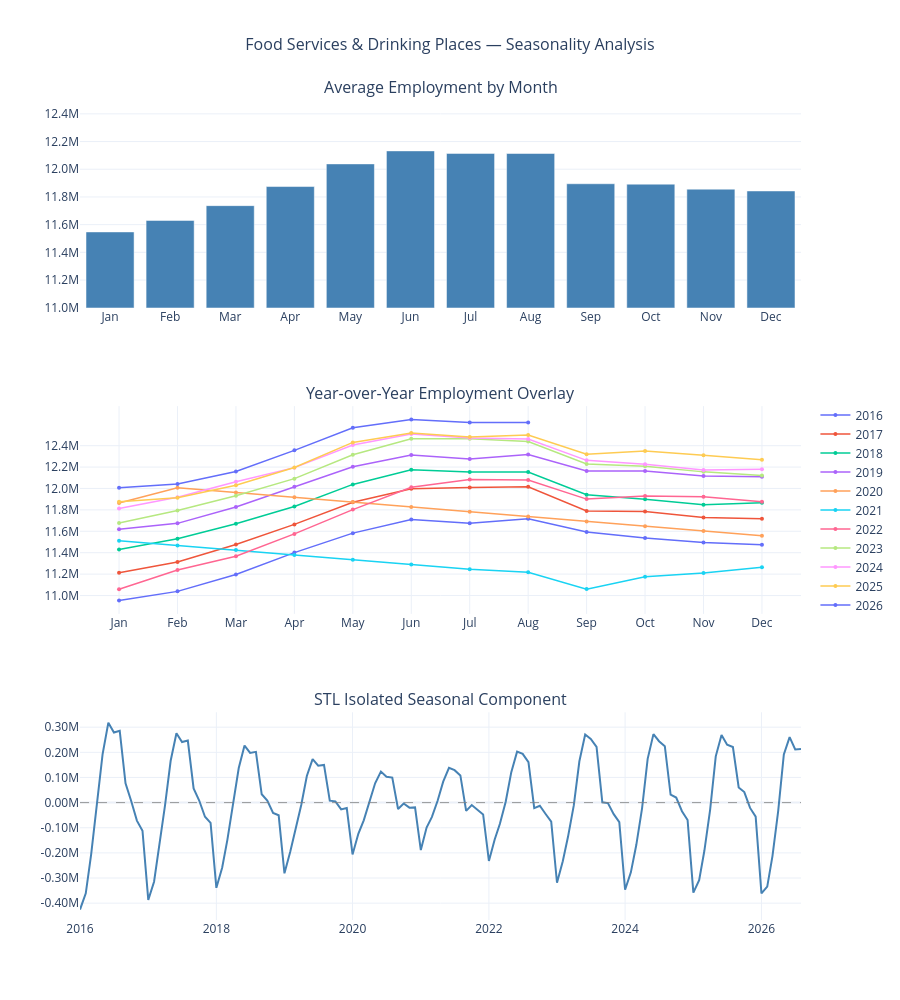

Here is the notebook cell this chart was saved with:
### Markdown cell above
## COVID-19 Interpolation

The pandemic created an extended external shock rather than a change driven by the underlying trend or normal seasonality in the data. Leaving those observations in place could allow the disruption to strongly influence estimates of both trend and seasonality.

To limit that influence, employment values from March 2020 through June 2021 were replaced using linear interpolation based on time. Rather than modeling the collapse and recovery directly, this approach imposes a smooth path between the observations immediately before and after the selected period. The interpolated values represent a hypothetical series without the recorded pandemic disruption and should not be interpreted as estimates of actual employment during those months.

The original series is shown alongside the interpolated series above for transparency, and all subsequent analysis is based on the interpolated data.

### Code cell
# =============================================================================
# Section 3: Seasonality Analysis
# =============================================================================

df_interp['month'] = df_interp.index.month
df_interp['year'] = df_interp.index.year
month_labels = ['Jan','Feb','Mar','Apr','May','Jun',
                'Jul','Aug','Sep','Oct','Nov','Dec']

# STL fit
stl = STL(df_interp['employed'], period=12)
stl_fit = stl.fit()
df_interp['seasonal'] = stl_fit.seasonal

monthly_avg = df_interp.groupby('month')['employed'].mean().reset_index()

fig = make_subplots(
    rows=3, cols=1,
    subplot_titles=('Average Employment by Month',
                    'Year-over-Year Employment Overlay',
                    'STL Isolated Seasonal Component'),
    vertical_spacing=0.12
)

# --- Plot 1: Subseries ---
fig.add_trace(go.Bar(
    x=month_labels,
    y=monthly_avg['employed'],
    marker_color='steelblue',
    name='Monthly Average',
    showlegend=False,
    hovertemplate='%{x}: %{customdata}<extra></extra>',
    customdata=[f'{v/1_000_000:.2f}M' for v in monthly_avg['employed']]
), row=1, col=1)

fig.update_yaxes(
    range=[11_000_000, 12_500_000],
    tickvals=list(range(11_000_000, 12_600_000, 200_000)),
    ticktext=[f'{v/1_000_000:.1f}M' for v in range(11_000_000, 12_600_000, 200_000)],
    row=1, col=1
)

# --- Plot 2: Year-over-Year ---
colors = px.colors.qualitative.Plotly
for i, (year, group) in enumerate(df_interp.groupby('year')):
    group = group.sort_values('month')
    fig.add_trace(go.Scatter(
        x=month_labels[:len(group)],
        y=group['employed'],
        mode='lines+markers',
        name=str(year),
        line=dict(color=colors[i % len(colors)], width=1.5),
        marker=dict(size=4),
        hovertemplate=f'{year} %{{x}}: %{{customdata}}<extra></extra>',
        customdata=[f'{v/1_000_000:.2f}M' for v in group['employed']]
    ), row=2, col=1)

fig.update_yaxes(
    tickvals=list(range(11_000_000, 12_600_000, 200_000)),
    ticktext=[f'{v/1_000_000:.1f}M' for v in range(11_000_000, 12_600_000, 200_000)],
    row=2, col=1
)

# --- Plot 3: STL Seasonal Component ---
fig.add_trace(go.Scatter(
    x=df_interp.index,
    y=df_interp['seasonal'],
    mode='lines',
    name='Seasonal Component',
    showlegend=False,
    line=dict(color='steelblue', width=2),
    hovertemplate='%{x|%b %Y}: %{customdata}<extra></extra>',
    customdata=[f'{v/1_000_000:.3f}M' for v in df_interp['seasonal']]
), row=3, col=1)

fig.add_hline(y=0, line_dash='dash', line_color='gray', line_width=0.8, row=3, col=1)

fig.update_yaxes(
    tickvals=list(range(-500_000, 400_000, 100_000)),
    ticktext=[f'{v/1_000_000:.2f}M' for v in range(-500_000, 400_000, 100_000)],
    row=3, col=1
)

fig.update_layout(
    title=dict(text='Food Services & Drinking Places — Seasonality Analysis',
               x=0.5, font=dict(size=16)),
    height=1000,
    template='plotly_white',
    hovermode='closest',
    showlegend=True,
    legend=dict(
        x=1.02,
        y=0.50,
        xanchor='left',
        yanchor='middle'
    )
)

fig.show()

### Figure 1 — Plotly figure (JSON) as saved in the notebook; plotly's stock layout.template omitted (floating-point values rounded to 4 significant figures)
{"data": [{"customdata": ["11.55M", "11.63M", "11.74M", "11.88M", "12.04M", "12.13M", "12.11M", "12.11M", "11.90M", "11.89M", "11.86M", "11.84M"], "hovertemplate": "%{x}: %{customdata}<extra></extra>", "marker": {"color": "steelblue"}, "name": "Monthly Average", "showlegend": false, "type": "bar", "x": ["Jan", "Feb", "Mar", "Apr", "May", "Jun", "Jul", "Aug", "Sep", "Oct", "Nov", "Dec"], "xaxis": "x", "y": [11550000.0, 11630000.0, 11740000.0, 11880000.0, 12040000.0, 12130000.0, 12110000.0, 12110000.0, 11900000.0, 11890000.0, 11860000.0, 11840000.0], "yaxis": "y"}, {"customdata": ["10.95M", "11.04M", "11.20M", "11.40M", "11.58M", "11.71M", "11.67M", "11.72M", "11.59M", "11.54M", "11.49M", "11.47M"], "hovertemplate": "2016 %{x}: %{customdata}<extra></extra>", "line": {"color": "#636EFA", "width": 1.5}, "marker": {"size": 4}, "mode": "lines+markers", "name": "2016", "type": "scatter", "x": ["Jan", "Feb", "Mar", "Apr", "May", "Jun", "Jul", "Aug", "Sep", "Oct", "Nov", "Dec"], "xaxis": "x2", "y": [10950000.0, 11040000.0, 11200000.0, 11400000.0, 11580000.0, 11710000.0, 11670000.0, 11720000.0, 11590000.0, 11540000.0, 11490000.0, 11470000.0], "yaxis": "y2"}, {"customdata": ["11.21M", "11.31M", "11.48M", "11.66M", "11.87M", "12.00M", "12.01M", "12.02M", "11.79M", "11.78M", "11.73M", "11.72M"], "hovertemplate": "2017 %{x}: %{customdata}<extra></extra>", "line": {"color": "#EF553B", "width": 1.5}, "marker": {"size": 4}, "mode": "lines+markers", "name": "2017", "type": "scatter", "x": ["Jan", "Feb", "Mar", "Apr", "May", "Jun", "Jul", "Aug", "Sep", "Oct", "Nov", "Dec"], "xaxis": "x2", "y": [11210000.0, 11310000.0, 11480000.0, 11660000.0, 11870000.0, 12000000.0, 12010000.0, 12020000.0, 11790000.0, 11780000.0, 11730000.0, 11720000.0], "yaxis": "y2"}, {"customdata": ["11.43M", "11.53M", "11.67M", "11.83M", "12.04M", "12.17M", "12.15M", "12.15M", "11.94M", "11.90M", "11.85M", "11.87M"], "hovertemplate": "2018 %{x}: %{customdata}<extra></extra>", "line": {"color": "#00CC96", "width": 1.5}, "marker": {"size": 4}, "mode": "lines+markers", "name": "2018", "type": "scatter", "x": ["Jan", "Feb", "Mar", "Apr", "May", "Jun", "Jul", "Aug", "Sep", "Oct", "Nov", "Dec"], "xaxis": "x2", "y": [11430000.0, 11530000.0, 11670000.0, 11830000.0, 12040000.0, 12170000.0, 12150000.0, 12150000.0, 11940000.0, 11900000.0, 11850000.0, 11870000.0], "yaxis": "y2"}, {"customdata": ["11.62M", "11.67M", "11.83M", "12.02M", "12.20M", "12.31M", "12.28M", "12.32M", "12.16M", "12.16M", "12.12M", "12.11M"], "hovertemplate": "2019 %{x}: %{customdata}<extra></extra>", "line": {"color": "#AB63FA", "width": 1.5}, "marker": {"size": 4}, "mode": "lines+markers", "name": "2019", "type": "scatter", "x": ["Jan", "Feb", "Mar", "Apr", "May", "Jun", "Jul", "Aug", "Sep", "Oct", "Nov", "Dec"], "xaxis": "x2", "y": [11620000.0, 11670000.0, 11830000.0, 12020000.0, 12200000.0, 12310000.0, 12280000.0, 12320000.0, 12160000.0, 12160000.0, 12120000.0, 12110000.0], "yaxis": "y2"}, {"customdata": ["11.86M", "12.01M", "11.96M", "11.92M", "11.87M", "11.83M", "11.78M", "11.74M", "11.69M", "11.65M", "11.60M", "11.56M"], "hovertemplate": "2020 %{x}: %{customdata}<extra></extra>", "line": {"color": "#FFA15A", "width": 1.5}, "marker": {"size": 4}, "mode": "lines+markers", "name": "2020", "type": "scatter", "x": ["Jan", "Feb", "Mar", "Apr", "May", "Jun", "Jul", "Aug", "Sep", "Oct", "Nov", "Dec"], "xaxis": "x2", "y": [11860000.0, 12010000.0, 11960000.0, 11920000.0, 11870000.0, 11830000.0, 11780000.0, 11740000.0, 11690000.0, 11650000.0, 11600000.0, 11560000.0], "yaxis": "y2"}, {"customdata": ["11.51M", "11.47M", "11.42M", "11.38M", "11.33M", "11.29M", "11.24M", "11.22M", "11.06M", "11.18M", "11.21M", "11.26M"], "hovertemplate": "2021 %{x}: %{customdata}<extra></extra>", "line": {"color": "#19D3F3", "width": 1.5}, "marker": {"size": 4}, "mode": "lines+markers", "name": "2021", "type": "scatter", "x": ["Jan", "Feb", "Mar", "Apr", "May", "Jun", "Jul", "Aug", "Sep", "Oct", "Nov", "Dec"], "xaxis": "x2", "y": [11510000.0, 11470000.0, 11420000.0, 11380000.0, 11330000.0, 11290000.0, 11240000.0, 11220000.0, 11060000.0, 11180000.0, 11210000.0, 11260000.0], "yaxis": "y2"}, {"customdata": ["11.06M", "11.24M", "11.37M", "11.58M", "11.80M", "12.01M", "12.08M", "12.08M", "11.90M", "11.93M", "11.92M", "11.88M"], "hovertemplate": "2022 %{x}: %{customdata}<extra></extra>", "line": {"color": "#FF6692", "width": 1.5}, "marker": {"size": 4}, "mode": "lines+markers", "name": "2022", "type": "scatter", "x": ["Jan", "Feb", "Mar", "Apr", "May", "Jun", "Jul", "Aug", "Sep", "Oct", "Nov", "Dec"], "xaxis": "x2", "y": [11060000.0, 11240000.0, 11370000.0, 11580000.0, 11800000.0, 12010000.0, 12080000.0, 12080000.0, 11900000.0, 11930000.0, 11920000.0, 11880000.0], "yaxis": "y2"}, {"customdata": ["11.68M", "11.79M", "11.93M", "12.09M", "12.31M", "12.46M", "12.46M", "12.44M", "12.23M", "12.21M", "12.16M", "12.12M"], "hovertemplate": "2023 %{x}: %{customdata}<extra></extra>", "line": {"color": "#B6E880", "width": 1.5}, "marker": {"size": 4}, "mode": "lines+markers", "name": "2023", "type": "scatter", "x": ["Jan", "Feb", "Mar", "Apr", "May", "Jun", "Jul", "Aug", "Sep", "Oct", "Nov", "Dec"], "xaxis": "x2", "y": [11680000.0, 11790000.0, 11930000.0, 12090000.0, 12310000.0, 12460000.0, 12460000.0, 12440000.0, 12230000.0, 12210000.0, 12160000.0, 12120000.0], "yaxis": "y2"}, {"customdata": ["11.81M", "11.92M", "12.06M", "12.19M", "12.41M", "12.51M", "12.47M", "12.46M", "12.26M", "12.23M", "12.17M", "12.18M"], "hovertemplate": "2024 %{x}: %{customdata}<extra></extra>", "line": {"color": "#FF97FF", "width": 1.5}, "marker": {"size": 4}, "mode": "lines+markers", "name": "2024", "type": "scatter", "x": ["Jan", "Feb", "Mar", "Apr", "May", "Jun", "Jul", "Aug", "Sep", "Oct", "Nov", "Dec"], "xaxis": "x2", "y": [11810000.0, 11920000.0, 12060000.0, 12190000.0, 12410000.0, 12510000.0, 12470000.0, 12460000.0, 12260000.0, 12230000.0, 12170000.0, 12180000.0], "yaxis": "y2"}, {"customdata": ["11.88M", "11.91M", "12.03M", "12.20M", "12.43M", "12.52M", "12.48M", "12.50M", "12.32M", "12.35M", "12.31M", "12.27M"], "hovertemplate": "2025 %{x}: %{customdata}<extra></extra>", "line": {"color": "#FECB52", "width": 1.5}, "marker": {"size": 4}, "mode": "lines+markers", "name": "2025", "type": "scatter", "x": ["Jan", "Feb", "Mar", "Apr", "May", "Jun", "Jul", "Aug", "Sep", "Oct", "Nov", "Dec"], "xaxis": "x2", "y": [11880000.0, 11910000.0, 12030000.0, 12200000.0, 12430000.0, 12520000.0, 12480000.0, 12500000.0, 12320000.0, 12350000.0, 12310000.0, 12270000.0], "yaxis": "y2"}, {"customdata": ["12.01M", "12.04M", "12.16M", "12.36M", "12.57M", "12.64M", "12.62M", "12.62M"], "hovertemplate": "2026 %{x}: %{customdata}<extra></extra>", "line": {"color": "#636EFA", "width": 1.5}, "marker": {"size": 4}, "mode": "lines+markers", "name": "2026", "type": "scatter", "x": ["Jan", "Feb", "Mar", "Apr", "May", "Jun", "Jul", "Aug"], "xaxis": "x2", "y": [12010000.0, 12040000.0, 12160000.0, 12360000.0, 12570000.0, 12640000.0, 12620000.0, 12620000.0], "yaxis": "y2"}, {"customdata": ["-0.426M", "-0.361M", "-0.205M", "-0.007M", "0.192M", "0.318M", "0.279M", "0.286M", "0.077M", "0.007M", "-0.072M", "-0.112M", "-0.387M", "-0.315M", "-0.179M", "-0.010M", "0.166M", "0.276M", "0.241M", "0.247M", "0.057M", "0.008M", "-0.056M", "-0.081M", "-0.339M", "-0.259M", "-0.148M", "-0.011M", "0.138M", "0.227M", "0.198M", "0.202M", "0.033M", "0.008M", "-0.041M", "-0.050M", "-0.281M", "-0.195M", "-0.111M", "-0.009M", "0.106M", "0.173M", "0.147M", "0.150M", "0.008M", "0.005M", "-0.027M", "-0.022M", "-0.206M", "-0.124M", "-0.071M", "0.000M", "0.077M", "0.123M", "0.103M", "0.099M", "-0.026M", "-0.003M", "-0.020M", "-0.019M", "-0.189M", "-0.099M", "-0.058M", "0.007M", "0.084M", "0.138M", "0.129M", "0.108M", "-0.033M", "-0.010M", "-0.028M", "-0.047M", "-0.232M", "-0.147M", "-0.084M", "0.004M", "0.121M", "0.203M", "0.194M", "0.161M", "-0.022M", "-0.013M", "-0.045M", "-0.076M", "-0.319M", "-0.233M", "-0.136M", "-0.011M", "0.164M", "0.271M", "0.253M", "0.222M", "0.001M", "-0.002M", "-0.046M", "-0.078M", "-0.347M", "-0.277M", "-0.169M", "-0.023M", "0.174M", "0.272M", "0.244M", "0.225M", "0.032M", "0.020M", "-0.034M", "-0.069M", "-0.358M", "-0.308M", "-0.192M", "-0.028M", "0.184M", "0.269M", "0.230M", "0.221M", "0.060M", "0.042M", "-0.021M", "-0.056M", "-0.361M", "-0.334M", "-0.213M", "-0.032M", "0.191M", "0.260M", "0.211M", "0.213M"], "hovertemplate": "%{x|%b %Y}: %{customdata}<extra></extra>", "line": {"color": "steelblue", "width": 2}, "mode": "lines", "name": "Seasonal Component", "showlegend": false, "type": "scatter", "x": ["2016-01-01T00:00:00.000000000", "2016-02-01T00:00:00.000000000", "2016-03-01T00:00:00.000000000", "2016-04-01T00:00:00.000000000", "2016-05-01T00:00:00.000000000", "2016-06-01T00:00:00.000000000", "2016-07-01T00:00:00.000000000", "2016-08-01T00:00:00.000000000", "2016-09-01T00:00:00.000000000", "2016-10-01T00:00:00.000000000", "2016-11-01T00:00:00.000000000", "2016-12-01T00:00:00.000000000", "2017-01-01T00:00:00.000000000", "2017-02-01T00:00:00.000000000", "2017-03-01T00:00:00.000000000", "2017-04-01T00:00:00.000000000", "2017-05-01T00:00:00.000000000", "2017-06-01T00:00:00.000000000", "2017-07-01T00:00:00.000000000", "2017-08-01T00:00:00.000000000", "2017-09-01T00:00:00.000000000", "2017-10-01T00:00:00.000000000", "2017-11-01T00:00:00.000000000", "2017-12-01T00:00:00.000000000", "2018-01-01T00:00:00.000000000", "2018-02-01T00:00:00.000000000", "2018-03-01T00:00:00.000000000", "2018-04-01T00:00:00.000000000", "2018-05-01T00:00:00.000000000", "2018-06-01T00:00:00.000000000", "2018-07-01T00:00:00.000000000", "2018-08-01T00:00:00.000000000", "2018-09-01T00:00:00.000000000", "2018-10-01T00:00:00.000000000", "2018-11-01T00:00:00.000000000", "2018-12-01T00:00:00.000000000", "2019-01-01T00:00:00.000000000", "2019-02-01T00:00:00.000000000", "2019-03-01T00:00:00.000000000", "2019-04-01T00:00:00.000000000", "2019-05-01T00:00:00.000000000", "2019-06-01T00:00:00.000000000", "2019-07-01T00:00:00.000000000", "2019-08-01T00:00:00.000000000", "2019-09-01T00:00:00.000000000", "2019-10-01T00:00:00.000000000", "2019-11-01T00:00:00.000000000", "2019-12-01T00:00:00.000000000", "2020-01-01T00:00:00.000000000", "2020-02-01T00:00:00.000000000", "2020-03-01T00:00:00.000000000", "2020-04-01T00:00:00.000000000", "2020-05-01T00:00:00.000000000", "2020-06-01T00:00:00.000000000", "2020-07-01T00:00:00.000000000", "2020-08-01T00:00:00.000000000", "2020-09-01T00:00:00.000000000", "2020-10-01T00:00:00.000000000", "2020-11-01T00:00:00.000000000", "2020-12-01T00:00:00.000000000", "2021-01-01T00:00:00.000000000", "2021-02-01T00:00:00.000000000", "2021-03-01T00:00:00.000000000", "2021-04-01T00:00:00.000000000", "2021-05-01T00:00:00.000000000", "2021-06-01T00:00:00.000000000", "2021-07-01T00:00:00.000000000", "2021-08-01T00:00:00.000000000", "2021-09-01T00:00:00.000000000", "2021-10-01T00:00:00.000000000", "2021-11-01T00:00:00.000000000", "2021-12-01T00:00:00.000000000", "2022-01-01T00:00:00.000000000", "2022-02-01T00:00:00.000000000", "2022-03-01T00:00:00.000000000", "2022-04-01T00:00:00.000000000", "2022-05-01T00:00:00.000000000", "2022-06-01T00:00:00.000000000", "2022-07-01T00:00:00.000000000", "2022-08-01T00:00:00.000000000", "2022-09-01T00:00:00.000000000", "2022-10-01T00:00:00.000000000", "2022-11-01T00:00:00.000000000", "2022-12-01T00:00:00.000000000", "2023-01-01T00:00:00.000000000", "2023-02-01T00:00:00.000000000", "2023-03-01T00:00:00.000000000", "2023-04-01T00:00:00.000000000", "2023-05-01T00:00:00.000000000", "2023-06-01T00:00:00.000000000", "2023-07-01T00:00:00.000000000", "2023-08-01T00:00:00.000000000", "2023-09-01T00:00:00.000000000", "2023-10-01T00:00:00.000000000", "2023-11-01T00:00:00.000000000", "2023-12-01T00:00:00.000000000", "2024-01-01T00:00:00.000000000", "2024-02-01T00:00:00.000000000", "2024-03-01T00:00:00.000000000", "2024-04-01T00:00:00.000000000", "2024-05-01T00:00:00.000000000", "2024-06-01T00:00:00.000000000", "2024-07-01T00:00:00.000000000", "2024-08-01T00:00:00.000000000", "2024-09-01T00:00:00.000000000", "2024-10-01T00:00:00.000000000", "2024-11-01T00:00:00.000000000", "2024-12-01T00:00:00.000000000", "2025-01-01T00:00:00.000000000", "2025-02-01T00:00:00.000000000", "2025-03-01T00:00:00.000000000", "2025-04-01T00:00:00.000000000", "2025-05-01T00:00:00.000000000", "2025-06-01T00:00:00.000000000", "2025-07-01T00:00:00.000000000", "2025-08-01T00:00:00.000000000", "2025-09-01T00:00:00.000000000", "2025-10-01T00:00:00.000000000", "2025-11-01T00:00:00.000000000", "2025-12-01T00:00:00.000000000", "2026-01-01T00:00:00.000000000", "2026-02-01T00:00:00.000000000", "2026-03-01T00:00:00.000000000", "2026-04-01T00:00:00.000000000", "2026-05-01T00:00:00.000000000", "2026-06-01T00:00:00.000000000", "2026-07-01T00:00:00.000000000", "2026-08-01T00:00:00.000000000"], "xaxis": "x3", "y": [-425700.0, -360800.0, -204500.0, -7038.0, 191700.0, 318000.0, 278700.0, 285600.0, 77060.0, 7276.0, -71660.0, -111800.0, -386900.0, -314900.0, -179400.0, -9942.0, 166400.0, 276000.0, 241100.0, 247000.0, 56540.0, 8251.0, -56380.0, -80640.0, -339000.0, -259300.0, -148100.0, -10740.0, 137600.0, 227000.0, 197600.0, 201900.0, 33130.0, 8047.0, -40980.0, -50440.0, -281500.0, -195100.0, -111300.0, -9335.0, 105900.0, 172800.0, 146800.0, 149900.0, 7821.0, 5031.0, -26920.0, -21730.0, -206300.0, -124100.0, -70510.0, 324.0, 76880.0, 123300.0, 102600.0, 99470.0, -25510.0, -3458.0, -20090.0, -19120.0, -188800.0, -99260.0, -57640.0, 7409.0, 83550.0, 138400.0, 129100.0, 108000.0, -33090.0, -9855.0, -28140.0, -47320.0, -232300.0, -146600.0, -84240.0, 3694.0, 121300.0, 202900.0, 193700.0, 160700.0, -21910.0, -12670.0, -45240.0, -75910.0, -318700.0, -232900.0, -136100.0, -11030.0, 164400.0, 271200.0, 253400.0, 222000.0, 1069.0, -2055.0, -46040.0, -77930.0, -346600.0, -277400.0, -168900.0, -22940.0, 174200.0, 272300.0, 244200.0, 224500.0, 32190.0, 20270.0, -34170.0, -69030.0, -358100.0, -308300.0, -191700.0, -27920.0, 184000.0, 268900.0, 230200.0, 221100.0, 60100.0, 41980.0, -21170.0, -56020.0, -361500.0, -334200.0, -212700.0, -31730.0, 191300.0, 260400.0, 211300.0, 213000.0], "yaxis": "y3"}], "layout": {"annotations": [{"font": {"size": 16}, "showarrow": false, "text": "Average Employment by Month", "x": 0.5, "xanchor": "center", "xref": "paper", "y": 1, "yanchor": "bottom", "yref": "paper"}, {"font": {"size": 16}, "showarrow": false, "text": "Year-over-Year Employment Overlay", "x": 0.5, "xanchor": "center", "xref": "paper", "y": 0.6267, "yanchor": "bottom", "yref": "paper"}, {"font": {"size": 16}, "showarrow": false, "text": "STL Isolated Seasonal Component", "x": 0.5, "xanchor": "center", "xref": "paper", "y": 0.2533, "yanchor": "bottom", "yref": "paper"}], "height": 1000, "hovermode": "closest", "legend": {"x": 1.02, "xanchor": "left", "y": 0.5, "yanchor": "middle"}, "shapes": [{"line": {"color": "gray", "dash": "dash", "width": 0.8}, "type": "line", "x0": 0, "x1": 1, "xref": "x3 domain", "y0": 0, "y1": 0, "yref": "y3"}], "showlegend": true, "title": {"font": {"size": 16}, "text": "Food Services & Drinking Places — Seasonality Analysis", "x": 0.5}, "xaxis": {"anchor": "y", "domain": [0, 1]}, "xaxis2": {"anchor": "y2", "domain": [0, 1]}, "xaxis3": {"anchor": "y3", "domain": [0, 1]}, "yaxis": {"anchor": "x", "domain": [0.7467, 1], "range": [11000000, 12500000], "ticktext": ["11.0M", "11.2M", "11.4M", "11.6M", "11.8M", "12.0M", "12.2M", "12.4M"], "tickvals": [11000000, 11200000, 11400000, 11600000, 11800000, 12000000, 12200000, 12400000]}, "yaxis2": {"anchor": "x2", "domain": [0.3733, 0.6267], "ticktext": ["11.0M", "11.2M", "11.4M", "11.6M", "11.8M", "12.0M", "12.2M", "12.4M"], "tickvals": [11000000, 11200000, 11400000, 11600000, 11800000, 12000000, 12200000, 12400000]}, "yaxis3": {"anchor": "x3", "domain": [0, 0.2533], "ticktext": ["-0.50M", "-0.40M", "-0.30M", "-0.20M", "-0.10M", "0.00M", "0.10M", "0.20M", "0.30M"], "tickvals": [-500000, -400000, -300000, -200000, -100000, 0, 100000, 200000, 300000]}}}
